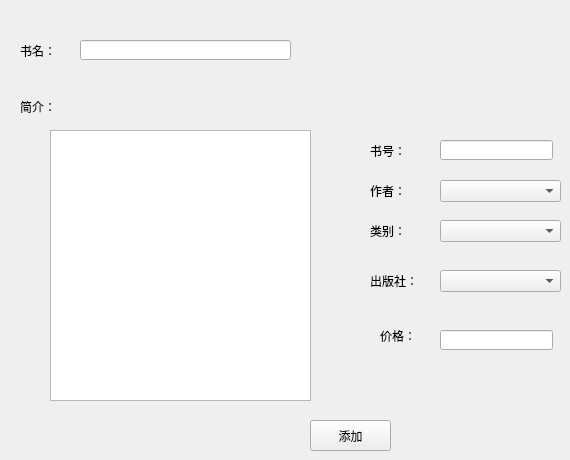
      <widget class="QWidget" name="tab_5">
       <attribute name="title">
        <string>添加书籍</string>
       </attribute>
       <widget class="QLabel" name="label">
        <property name="geometry">
         <rect>
          <x>20</x>
          <y>40</y>
          <width>51</width>
          <height>21</height>
         </rect>
        </property>
        <property name="text">
         <string>书名：</string>
        </property>
       </widget>
       <widget class="QLineEdit" name="add_book_name">
        <property name="geometry">
         <rect>
          <x>80</x>
          <y>40</y>
          <width>211</width>
          <height>20</height>
         </rect>
        </property>
       </widget>
       <widget class="QLabel" name="label_2">
        <property name="geometry">
         <rect>
          <x>20</x>
          <y>91</y>
          <width>54</width>
          <height>31</height>
         </rect>
        </property>
        <property name="text">
         <string>简介：</string>
        </property>
       </widget>
       <widget class="QTextEdit" name="add_book_desc">
        <property name="geometry">
         <rect>
          <x>50</x>
          <y>130</y>
          <width>261</width>
          <height>271</height>
         </rect>
        </property>
       </widget>
       <widget class="QLabel" name="label_3">
        <property name="geometry">
         <rect>
          <x>370</x>
          <y>140</y>
          <width>54</width>
          <height>21</height>
         </rect>
        </property>
        <property name="text">
         <string>书号：</string>
        </property>
       </widget>
       <widget class="QLineEdit" name="add_book_code">
        <property name="geometry">
         <rect>
          <x>440</x>
          <y>140</y>
          <width>113</width>
          <height>20</height>
         </rect>
        </property>
       </widget>
       <widget class="QLabel" name="label_4">
        <property name="geometry">
         <rect>
          <x>370</x>
          <y>180</y>
          <width>54</width>
          <height>21</height>
         </rect>
        </property>
        <property name="text">
         <string>作者：</string>
        </property>
       </widget>
       <widget class="QComboBox" name="add_book_author">
        <property name="geometry">
         <rect>
          <x>440</x>
          <y>180</y>
          <width>121</width>
          <height>22</height>
         </rect>
        </property>
       </widget>
       <widget class="QComboBox" name="add_book_category">
        <property name="geometry">
         <rect>
          <x>440</x>
          <y>220</y>
          <width>121</width>
          <height>22</height>
         </rect>
        </property>
       </widget>
       <widget class="QLabel" name="label_5">
        <property name="geometry">
         <rect>
          <x>370</x>
          <y>220</y>
          <width>54</width>
          <height>21</height>
         </rect>
        </property>
        <property name="text">
         <string>类别：</string>
        </property>
       </widget>
       <widget class="QComboBox" name="add_book_publisher">
        <property name="geometry">
         <rect>
          <x>440</x>
          <y>270</y>
          <width>121</width>
          <height>22</height>
         </rect>
        </property>
       </widget>
       <widget class="QLabel" name="label_6">
        <property name="geometry">
         <rect>
          <x>370</x>
          <y>270</y>
          <width>54</width>
          <height>21</height>
         </rect>
        </property>
        <property name="text">
         <string>出版社：</string>
        </property>
       </widget>
       <widget class="QLabel" name="label_7">
        <property name="geometry">
         <rect>
          <x>380</x>
          <y>320</y>
          <width>54</width>
          <height>31</height>
         </rect>
        </property>
        <property name="text">
         <string>价格：</string>
        </property>
       </widget>
       <widget class="QLineEdit" name="add_book_price">
        <property name="geometry">
         <rect>
          <x>440</x>
          <y>330</y>
          <width>113</width>
          <height>20</height>
         </rect>
        </property>
       </widget>
       <widget class="QPushButton" name="add_book_save_Button">
        <property name="geometry">
         <rect>
          <x>310</x>
          <y>420</y>
          <width>81</width>
          <height>31</height>
         </rect>
        </property>
        <property name="text">
         <string>添加</string>
        </property>
       </widget>
      </widget>
